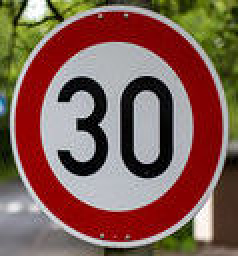
#> input picture new_images/30_km.jpg, 119 x 128 px (shown 2 times larger); its folder holds only this picture in this run
$ jupyter execute --allow-errors Traffic_Sign_Classifier.ipynb   (shell and % lines are left out)
#> lines starting #> are read from the running program, lines starting #| are printed output that depends on the picture
# Self-Driving Car Engineer Nanodegree

## Deep Learning

## Project: Build a Traffic Sign Recognition Classifier

In this notebook, a template is provided for you to implement your functionality in stages, which is required to successfully complete this project. If additional code is required that cannot be included in the notebook, be sure that the Python code is successfully imported and included in your submission if necessary.

> **Note**: Once you have completed all of the code implementations, you need to finalize your work by exporting the iPython Notebook as an HTML document. Before exporting the notebook to html, all of the code cells need to have been run so that reviewers can see the final implementation and output. You can then export the notebook by using the menu above and navigating to  \n",
    "**File -> Download as -> HTML (.html)**. Include the finished document along with this notebook as your submission.

In addition to implementing code, there is a writeup to complete. The writeup should be completed in a separate file, which can be either a markdown file or a pdf document. There is a [write up template](https://github.com/udacity/CarND-Traffic-Sign-Classifier-Project/blob/master/writeup_template.md) that can be used to guide the writing process. Completing the code template and writeup template will cover all of the [rubric points](https://review.udacity.com/#!/rubrics/481/view) for this project.

The [rubric](https://review.udacity.com/#!/rubrics/481/view) contains "Stand Out Suggestions" for enhancing the project beyond the minimum requirements. The stand out suggestions are optional. If you decide to pursue the "stand out suggestions", you can include the code in this Ipython notebook and also discuss the results in the writeup file.

>**Note:** Code and Markdown cells can be executed using the **Shift + Enter** keyboard shortcut. In addition, Markdown cells can be edited by typically double-clicking the cell to enter edit mode.

---
## Step 0: Load The Data

[cell 1]
### Import all required libraries and functions
import pickle
import matplotlib.pyplot as plt
import numpy as np
import random
import cv2
import tensorflow as tf
from sklearn.utils import shuffle
from tensorflow.contrib.layers import flatten
import os
import glob

[cell 2]
# Load pickled data

# TODO: Fill this in based on where you saved the training and testing data

training_file = 'traffic-signs-data/train.p'
validation_file= 'traffic-signs-data/valid.p'
testing_file = 'traffic-signs-data/test.p'

#> (the rest of this cell did not finish here and is left out)

---

## Step 1: Dataset Summary & Exploration

The pickled data is a dictionary with 4 key/value pairs:

- `'features'` is a 4D array containing raw pixel data of the traffic sign images, (num examples, width, height, channels).
- `'labels'` is a 1D array containing the label/class id of the traffic sign. The file `signnames.csv` contains id -> name mappings for each id.
- `'sizes'` is a list containing tuples, (width, height) representing the original width and height the image.
- `'coords'` is a list containing tuples, (x1, y1, x2, y2) representing coordinates of a bounding box around the sign in the image. **THESE COORDINATES ASSUME THE ORIGINAL IMAGE. THE PICKLED DATA CONTAINS RESIZED VERSIONS (32 by 32) OF THESE IMAGES**

Complete the basic data summary below. Use python, numpy and/or pandas methods to calculate the data summary rather than hard coding the results. For example, the [pandas shape method](http://pandas.pydata.org/pandas-docs/stable/generated/pandas.DataFrame.shape.html) might be useful for calculating some of the summary results.

### Provide a Basic Summary of the Data Set Using Python, Numpy and/or Pandas

#> (a cell that did not finish here is left out)

### Include an exploratory visualization of the dataset

Visualize the German Traffic Signs Dataset using the pickled file(s). This is open ended, suggestions include: plotting traffic sign images, plotting the count of each sign, etc.

The [Matplotlib](http://matplotlib.org/) [examples](http://matplotlib.org/examples/index.html) and [gallery](http://matplotlib.org/gallery.html) pages are a great resource for doing visualizations in Python.

**NOTE:** It's recommended you start with something simple first. If you wish to do more, come back to it after you've completed the rest of the sections. It can be interesting to look at the distribution of classes in the training, validation and test set. Is the distribution the same? Are there more examples of some classes than others?

#> (a cell that did not finish here is left out)

----

## Step 2: Design and Test a Model Architecture

Design and implement a deep learning model that learns to recognize traffic signs. Train and test your model on the [German Traffic Sign Dataset](http://benchmark.ini.rub.de/?section=gtsrb&subsection=dataset).

The LeNet-5 implementation shown in the [classroom](https://classroom.udacity.com/nanodegrees/nd013/parts/fbf77062-5703-404e-b60c-95b78b2f3f9e/modules/6df7ae49-c61c-4bb2-a23e-6527e69209ec/lessons/601ae704-1035-4287-8b11-e2c2716217ad/concepts/d4aca031-508f-4e0b-b493-e7b706120f81) at the end of the CNN lesson is a solid starting point. You'll have to change the number of classes and possibly the preprocessing, but aside from that it's plug and play!

With the LeNet-5 solution from the lecture, you should expect a validation set accuracy of about 0.89. To meet specifications, the validation set accuracy will need to be at least 0.93. It is possible to get an even higher accuracy, but 0.93 is the minimum for a successful project submission.

There are various aspects to consider when thinking about this problem:

- Neural network architecture (is the network over or underfitting?)
- Play around preprocessing techniques (normalization, rgb to grayscale, etc)
- Number of examples per label (some have more than others).
- Generate fake data.

Here is an example of a [published baseline model on this problem](http://yann.lecun.com/exdb/publis/pdf/sermanet-ijcnn-11.pdf). It's not required to be familiar with the approach used in the paper but, it's good practice to try to read papers like these.

### Pre-process the Data Set (normalization, grayscale, etc.)

Minimally, the image data should be normalized so that the data has mean zero and equal variance. For image data, `(pixel - 128)/ 128` is a quick way to approximately normalize the data and can be used in this project.

Other pre-processing steps are optional. You can try different techniques to see if it improves performance.

Use the code cell (or multiple code cells, if necessary) to implement the first step of your project.

[cell 5]
### Preprocess the data here. It is required to normalize the data. Other preprocessing steps could include
### converting to grayscale, etc.
### Feel free to use as many code cells as needed.

# [7 lines left out: function show_random_image, not called in this run]

def global_contrast_normalization(img):
    average = np.mean(img)
    img = img - average
    contrast = np.sqrt(10 + np.mean(img**2))
    return img / max(contrast, 0.000000001)

def normalize(image_data):
    normalized = []
    for img in image_data:
        grayscale = cv2.cvtColor(img, cv2.COLOR_RGB2GRAY)[:, :, np.newaxis]
        global_contrast = global_contrast_normalization(grayscale)
        normalized.append(global_contrast)
    return normalized

#> (the rest of this cell did not finish here and is left out)

[cell 6]
### Additional augmented images to training data

# [23 lines left out: functions scale, translate, rotate, not called in this run]

# implement random transforms
random_scale = lambda img : scale(img, x_scale=random.uniform(0.9,1.1), y_scale=random.uniform(0.9,1.1))
random_translate = lambda img : translate(img, delta_x=random.randint(-2,2), delta_y=random.randint(-2,2))
random_rotate = lambda img : rotate(img, theta=random.uniform(-15.,15.))

# [7 lines left out: function random_transform, not called in this run]

# for each image in training data we will generate 3 more augmented images
X_train_fake = []
y_train_fake = []
#> (the rest of this cell did not finish here and is left out)

### Model Architecture

[cell 7]
### Define your architecture here.
### Feel free to use as many code cells as needed.

EPOCHS = 10
BATCH_SIZE = 128

# [51 lines left out: function LeNet, not called in this run]

### Train, Validate and Test the Model

A validation set can be used to assess how well the model is performing. A low accuracy on the training and validation
sets imply underfitting. A high accuracy on the training set but low accuracy on the validation set implies overfitting.

#> (a cell that did not finish here is left out)

---

## Step 3: Test a Model on New Images

To give yourself more insight into how your model is working, download at least five pictures of German traffic signs from the web and use your model to predict the traffic sign type.

You may find `signnames.csv` useful as it contains mappings from the class id (integer) to the actual sign name.

### Load and Output the Images

[cell 9]
### Load the images and plot them here.
### Feel free to use as many code cells as needed.
fig, axs = plt.subplots(1,5, figsize=(16, 5))
axs = axs.ravel()

for i, img in enumerate(glob.glob('./new_images/*.jpg')):
    image = cv2.imread(img)
#> image is the input picture: shape (128, 119, 3); mean B, G, R 84.1, 94.4, 128.6
    axs[i].imshow(cv2.cvtColor(image, cv2.COLOR_BGR2RGB))

### Predict the Sign Type for Each Image

[cell 10]
### Run the predictions here and use the model to output the prediction for each image.
### Make sure to pre-process the images with the same pre-processing pipeline used earlier.
### Feel free to use as many code cells as needed.

# Preprocess and prepare images for predictions
test_images = []

for i, img in enumerate(glob.glob('./new_images/*.jpg')):
    image = cv2.imread(img)
    image = cv2.resize(image, (32, 32), interpolation = cv2.INTER_AREA)
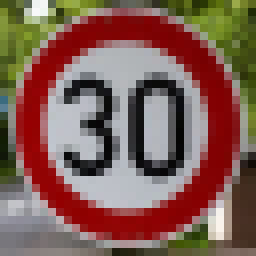
#> image: shape (32, 32, 3) (shown 8 times larger); mean B, G, R 84, 94.4, 128.5
    image = normalize([image])
#> the loop in normalize, `for img in image_data:` made 1 pass
#> (average in global_contrast_normalization, contrast in global_contrast_normalization) on pass 1: (95.18, 64.84)
#> pass 1, in normalize, `grayscale = cv2.cvtColor(img, cv2.COLOR_RGB2GRAY)[:, :, np.newaxis]`:
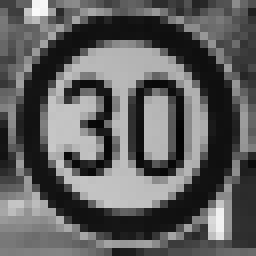
#> grayscale: shape (32, 32, 1) (shown 8 times larger); min 4, max 249, mean 95.2
#> after the loop in normalize, `for img in image_data:`: normalized = 1 item
#> image = 1 item
    test_images += image
#> test_images = 1 item

test_images = np.array(test_images)

[cell 11]
# Run predictions
def predict(data, top_k=5):
#> called with data = array of shape (1, 32, 32, 1), top_k = 5
    num_examples = len(data)
#> num_examples = 1
    predictions = np.zeros((num_examples, top_k), dtype=np.int32)
#> predictions = [[0, 0, 0, 0, 0]]
    probs = np.zeros((num_examples, top_k))
#> probs = [[0, 0, 0, 0, 0]]
    with tf.Session() as sess:
        saver.restore(sess, "./lenet")
        probs, predictions = sess.run(tf.nn.top_k(tf.nn.softmax(logits), k=top_k), feed_dict={x: data})
    return probs, predictions

# make predictions
#> (the rest of this cell did not finish here and is left out)

$ run again, on new_images/do_not_enter.jpg
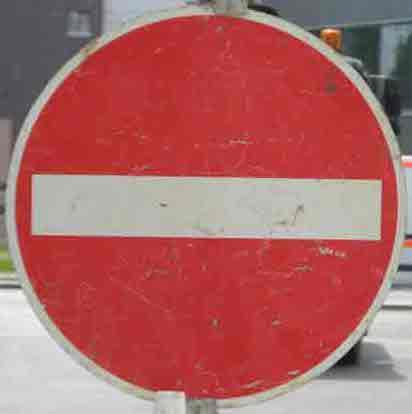
#> input picture new_images/do_not_enter.jpg, 412 x 414 px
#> image is the input picture: shape (414, 412, 3); mean B, G, R 100.9, 101.4, 172.8
#> the loop in normalize, `for img in image_data:` made 1 pass
#> (average in global_contrast_normalization, contrast in global_contrast_normalization) on pass 1: (109.4, 51.2)
#> pass 1, in normalize, `grayscale = cv2.cvtColor(img, cv2.COLOR_RGB2GRAY)[:, :, np.newaxis]`:
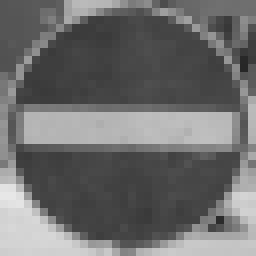
#> grayscale: shape (32, 32, 1) (shown 8 times larger); min 39, max 231, mean 109.4
#> pass 1, in global_contrast_normalization, `img = img - average`:
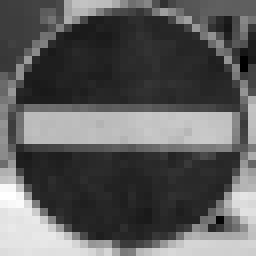
#> img: shape (32, 32, 1) float64 (shown 8 times larger); min -70.38, max 121.6, mean 0; drawn with min black and max white
#> after the loop in normalize, `for img in image_data:`: normalized = 1 item
#> num_examples = 1
